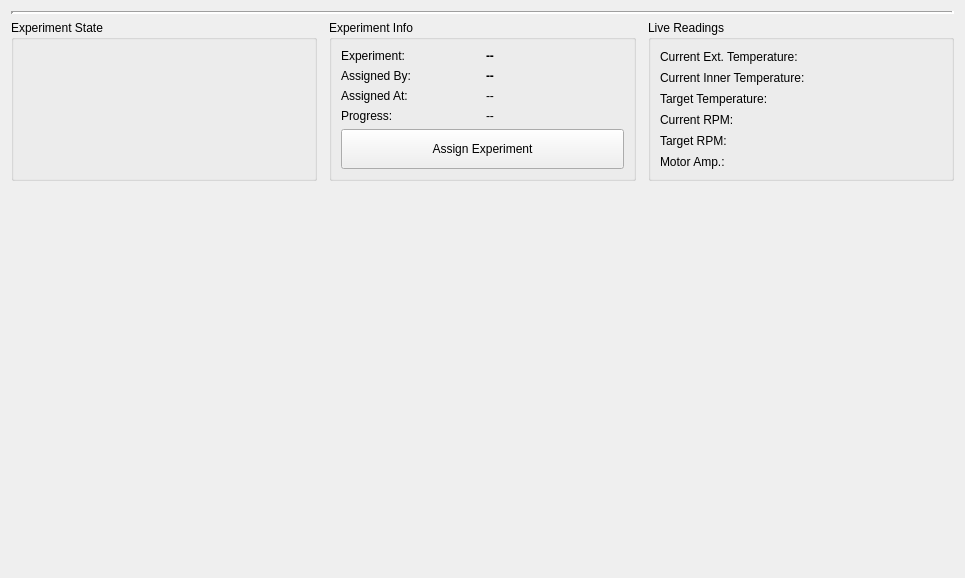
<?xml version="1.0" encoding="UTF-8"?>
<ui version="4.0">
 <class>CellWidget</class>
 <widget class="QWidget" name="CellWidget">
  <property name="geometry">
   <rect>
    <x>0</x>
    <y>0</y>
    <width>965</width>
    <height>578</height>
   </rect>
  </property>
  <property name="windowTitle">
   <string>Form</string>
  </property>
  <layout class="QGridLayout" name="gridLayout_2">
   <item row="4" column="1">
    <spacer name="verticalSpacer">
     <property name="orientation">
      <enum>Qt::Orientation::Vertical</enum>
     </property>
     <property name="sizeHint" stdset="0">
      <size>
       <width>20</width>
       <height>40</height>
      </size>
     </property>
    </spacer>
   </item>
   <item row="0" column="1" colspan="2">
    <widget class="Line" name="line_2">
     <property name="lineWidth">
      <number>3</number>
     </property>
     <property name="orientation">
      <enum>Qt::Orientation::Horizontal</enum>
     </property>
    </widget>
   </item>
   <item row="2" column="1" colspan="2">
    <layout class="QGridLayout" name="graphLayput"/>
   </item>
   <item row="1" column="1" colspan="2">
    <layout class="QHBoxLayout" name="gridLayout">
     <property name="spacing">
      <number>12</number>
     </property>
     <item>
      <widget class="QGroupBox" name="stateGroupBox">
       <property name="title">
        <string>Experiment State</string>
       </property>
       <layout class="QVBoxLayout" name="stateLayout">
        <item>
         <widget class="QLabel" name="expStateLabel">
          <property name="font">
           <font>
            <pointsize>12</pointsize>
            <bold>true</bold>
           </font>
          </property>
       <property name="styleSheet">
        <string notr="true">color: #213268;</string>
       </property>
          <property name="text">
           <string/>
          </property>
          <property name="alignment">
           <set>Qt::AlignmentFlag::AlignCenter</set>
          </property>
         </widget>
        </item>
       </layout>
      </widget>
     </item>
     <item>
      <widget class="QGroupBox" name="experimentInfoGroupBox">
       <property name="title">
        <string>Experiment Info</string>
       </property>
       <layout class="QGridLayout" name="experimentInfoLayout">
        <item row="0" column="0">
         <widget class="QLabel" name="experimentNameLabel">
          <property name="text">
           <string>Experiment:</string>
          </property>
         </widget>
        </item>
        <item row="0" column="1">
         <widget class="QLabel" name="experimentNameValueLabel">
          <property name="font">
           <font>
            <bold>true</bold>
           </font>
          </property>
          <property name="text">
           <string>--</string>
          </property>
         </widget>
        </item>
        <item row="1" column="0">
         <widget class="QLabel" name="assignedByLabel">
          <property name="text">
           <string>Assigned By:</string>
          </property>
         </widget>
        </item>
        <item row="1" column="1">
         <widget class="QLabel" name="assignedByValueLabel">
          <property name="font">
           <font>
            <bold>true</bold>
           </font>
          </property>
          <property name="text">
           <string>--</string>
          </property>
         </widget>
        </item>
        <item row="2" column="0">
         <widget class="QLabel" name="assignedAtLabel">
          <property name="text">
           <string>Assigned At:</string>
          </property>
         </widget>
        </item>
        <item row="2" column="1">
         <widget class="QLabel" name="assignedAtValueLabel">
          <property name="text">
           <string>--</string>
          </property>
         </widget>
        </item>
        <item row="3" column="0">
         <widget class="QLabel" name="experimentProgressLabel">
          <property name="text">
           <string>Progress:</string>
          </property>
         </widget>
        </item>
        <item row="3" column="1">
         <widget class="QLabel" name="experimentProgressValueLabel">
          <property name="text">
           <string>--</string>
          </property>
         </widget>
        </item>
        <item row="4" column="0" colspan="2">
         <widget class="QPushButton" name="assignExperimentButton">
          <property name="minimumSize">
           <size>
            <width>0</width>
            <height>40</height>
           </size>
          </property>
          <property name="text">
           <string>Assign Experiment</string>
          </property>
          <property name="icon">
           <iconset resource="resources.qrc">
            <normaloff>:/resources/icons/plus.svg</normaloff>:/resources/icons/plus.svg</iconset>
          </property>
          <property name="iconSize">
           <size>
            <width>22</width>
            <height>22</height>
           </size>
          </property>
         </widget>
        </item>
      </layout>
     </widget>
    </item>
     <item>
      <widget class="QGroupBox" name="metricsGroupBox">
       <property name="title">
        <string>Live Readings</string>
       </property>
       <layout class="QGridLayout" name="metricsLayout">
        <item row="0" column="0">
         <widget class="QLabel" name="label_2">
          <property name="sizePolicy">
           <sizepolicy hsizetype="Preferred" vsizetype="Minimum">
            <horstretch>0</horstretch>
            <verstretch>0</verstretch>
           </sizepolicy>
          </property>
          <property name="text">
           <string>Current Ext. Temperature:</string>
          </property>
         </widget>
        </item>
        <item row="0" column="1">
         <widget class="QLabel" name="currentExtTempLabel">
          <property name="sizePolicy">
           <sizepolicy hsizetype="Preferred" vsizetype="Minimum">
            <horstretch>0</horstretch>
            <verstretch>0</verstretch>
           </sizepolicy>
          </property>
          <property name="font">
           <font>
            <bold>true</bold>
           </font>
          </property>
          <property name="text">
           <string/>
          </property>
         </widget>
        </item>
        <item row="1" column="0">
         <widget class="QLabel" name="label_3">
          <property name="text">
           <string>Current Inner Temperature:</string>
          </property>
         </widget>
        </item>
        <item row="1" column="1">
         <widget class="QLabel" name="currentInnerTempLabel">
          <property name="font">
           <font>
            <bold>true</bold>
           </font>
          </property>
          <property name="text">
           <string/>
          </property>
         </widget>
        </item>
        <item row="2" column="0">
         <widget class="QLabel" name="label">
          <property name="sizePolicy">
           <sizepolicy hsizetype="Preferred" vsizetype="Minimum">
            <horstretch>0</horstretch>
            <verstretch>0</verstretch>
           </sizepolicy>
          </property>
          <property name="text">
           <string>Target Temperature:</string>
          </property>
         </widget>
        </item>
        <item row="2" column="1">
         <widget class="QLabel" name="targetTempLabel">
          <property name="sizePolicy">
           <sizepolicy hsizetype="Preferred" vsizetype="Minimum">
            <horstretch>0</horstretch>
            <verstretch>0</verstretch>
           </sizepolicy>
          </property>
          <property name="font">
           <font>
            <bold>true</bold>
           </font>
          </property>
          <property name="text">
           <string/>
          </property>
         </widget>
        </item>
        <item row="3" column="0">
         <widget class="QLabel" name="label_5">
          <property name="sizePolicy">
           <sizepolicy hsizetype="Preferred" vsizetype="Minimum">
            <horstretch>0</horstretch>
            <verstretch>0</verstretch>
           </sizepolicy>
          </property>
          <property name="text">
           <string>Current RPM:</string>
          </property>
         </widget>
        </item>
        <item row="3" column="1">
         <widget class="QLabel" name="currentRPMLabel">
          <property name="sizePolicy">
           <sizepolicy hsizetype="Preferred" vsizetype="Minimum">
            <horstretch>0</horstretch>
            <verstretch>0</verstretch>
           </sizepolicy>
          </property>
          <property name="font">
           <font>
            <bold>true</bold>
           </font>
          </property>
          <property name="text">
           <string/>
          </property>
         </widget>
        </item>
        <item row="4" column="0">
         <widget class="QLabel" name="label_8">
          <property name="sizePolicy">
           <sizepolicy hsizetype="Preferred" vsizetype="Minimum">
            <horstretch>0</horstretch>
            <verstretch>0</verstretch>
           </sizepolicy>
          </property>
          <property name="text">
           <string>Target RPM:</string>
          </property>
         </widget>
        </item>
        <item row="4" column="1">
         <widget class="QLabel" name="targetRPMLabel">
          <property name="sizePolicy">
           <sizepolicy hsizetype="Preferred" vsizetype="Minimum">
            <horstretch>0</horstretch>
            <verstretch>0</verstretch>
           </sizepolicy>
          </property>
          <property name="font">
           <font>
            <bold>true</bold>
           </font>
          </property>
          <property name="text">
           <string/>
          </property>
         </widget>
        </item>
        <item row="5" column="0">
         <widget class="QLabel" name="label_11">
          <property name="sizePolicy">
           <sizepolicy hsizetype="Preferred" vsizetype="Minimum">
            <horstretch>0</horstretch>
            <verstretch>0</verstretch>
           </sizepolicy>
          </property>
          <property name="text">
           <string>Motor Amp.:</string>
          </property>
         </widget>
        </item>
        <item row="5" column="1">
         <widget class="QLabel" name="motorAmpLabel">
          <property name="sizePolicy">
           <sizepolicy hsizetype="Preferred" vsizetype="Minimum">
            <horstretch>0</horstretch>
            <verstretch>0</verstretch>
           </sizepolicy>
          </property>
          <property name="font">
           <font>
            <bold>true</bold>
           </font>
          </property>
          <property name="text">
           <string/>
          </property>
         </widget>
        </item>
       </layout>
      </widget>
     </item>
    </layout>
   </item>
  </layout>
 </widget>
 <resources/>
 <connections/>
</ui>
